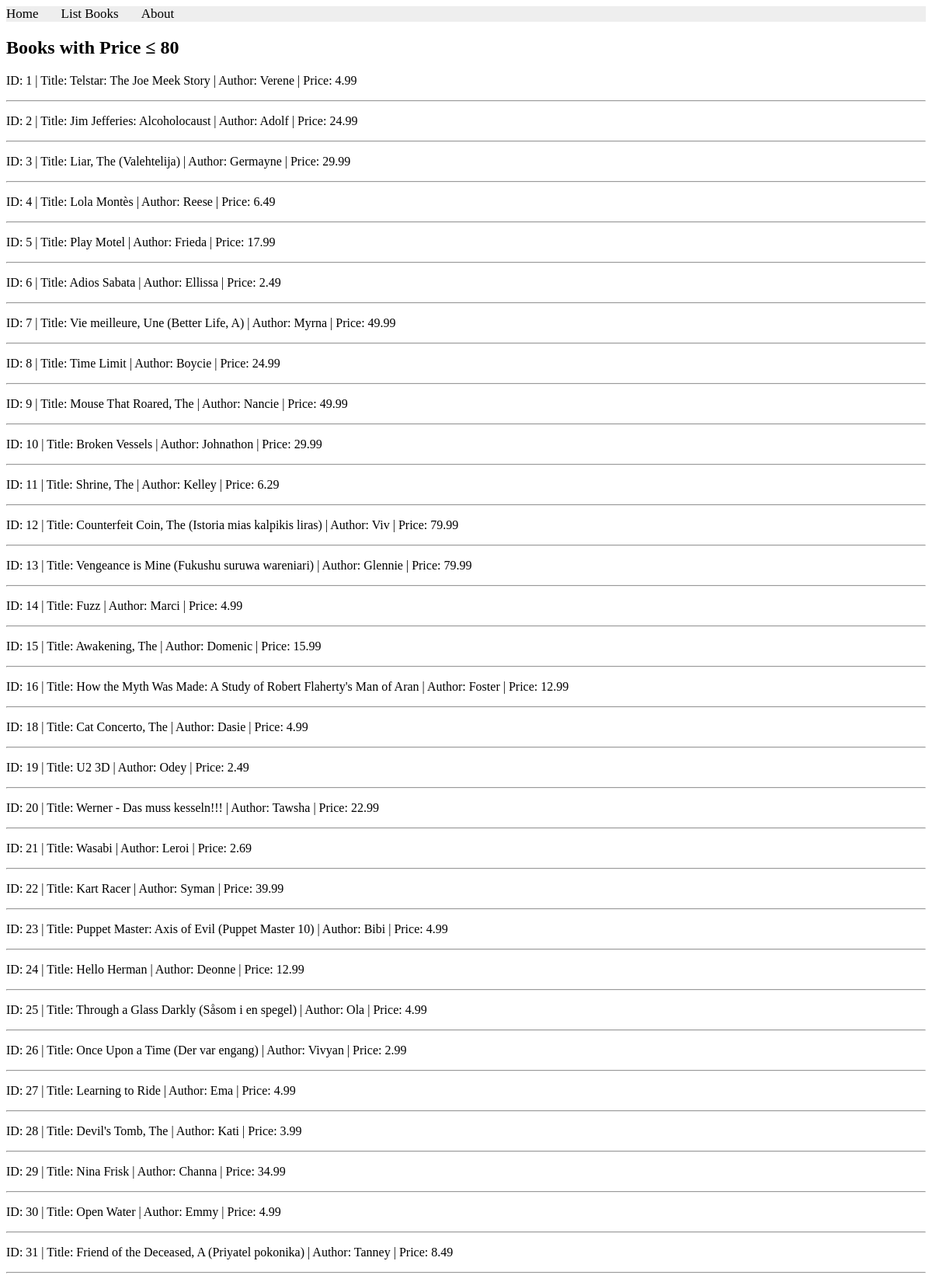
The app's page /books/lab8/task1/ (upper part) with its own data.
### apps/bookmodule/models.py (models this page shows)
class Book(models.Model):
    title = models.CharField(max_length = 50)
    author = models.CharField(max_length = 50)
    price = models.FloatField(default = 0.0)
    edition = models.SmallIntegerField(default = 1)

### apps/bookmodule/views.py (the view)
# urls.py: path('lab8/task1/', views.lab8_task1, name='books.lab8_task1'),
def lab8_task1(request):
    books = Book.objects.filter(Q(price__lte=80))
    return render(request, 'bookmodule/lab8_task1.html', {'books': books})

### apps/templates/bookmodule/lab8_task1.html (shortened to what this page needs)
{% extends "layouts/base.html" %}
{% block content %}
<h2>Books with Price ≤ 80</h2>
{% for book in books %}
    <p>ID: {{ book.id }} | Title: {{ book.title }} | Author: {{ book.author }} | Price: {{ book.price }}</p>
    <hr>
{% empty %}
    <p>No books found.</p>
{% endfor %}
{% endblock content %}

### records on screen
Book: id "1", title "Telstar: The Joe Meek Story", author "Verene", price "4.99"
Book: id "2", title "Jim Jefferies: Alcoholocaust", author "Adolf", price "24.99"
Book: id "3", title "Liar, The (Valehtelija)", author "Germayne", price "29.99"
Book: id "4", title "Lola Montès", author "Reese", price "6.49"
Book: id "5", title "Play Motel", author "Frieda", price "17.99"
Book: id "6", title "Adios Sabata", author "Ellissa", price "2.49"
Book: id "7", title "Vie meilleure, Une (Better Life, A)", author "Myrna", price "49.99"
Book: id "8", title "Time Limit", author "Boycie", price "24.99"
Book: id "9", title "Mouse That Roared, The", author "Nancie", price "49.99"
Book: id "10", title "Broken Vessels", author "Johnathon", price "29.99"
Book: id "11", title "Shrine, The", author "Kelley", price "6.29"
Book: id "12", title "Counterfeit Coin, The (Istoria mias kalpikis liras)", author "Viv", price "79.99"
Book: id "13", title "Vengeance is Mine (Fukushu suruwa wareniari)", author "Glennie", price "79.99"
Book: id "14", title "Fuzz", author "Marci", price "4.99"
Book: id "15", title "Awakening, The", author "Domenic", price "15.99"
Book: id "16", title "How the Myth Was Made: A Study of Robert Flaherty's Man of Aran", author "Foster", price "12.99"
Book: id "18", title "Cat Concerto, The", author "Dasie", price "4.99"
Book: id "19", title "U2 3D", author "Odey", price "2.49"
Book: id "20", title "Werner - Das muss kesseln!!!", author "Tawsha", price "22.99"
Book: id "21", title "Wasabi", author "Leroi", price "2.69"
Book: id "22", title "Kart Racer", author "Syman", price "39.99"
Book: id "23", title "Puppet Master: Axis of Evil (Puppet Master 10)", author "Bibi", price "4.99"
Book: id "24", title "Hello Herman", author "Deonne", price "12.99"
Book: id "25", title "Through a Glass Darkly (Såsom i en spegel)", author "Ola", price "4.99"
Book: id "26", title "Once Upon a Time (Der var engang)", author "Vivyan", price "2.99"
Book: id "27", title "Learning to Ride", author "Ema", price "4.99"
Book: id "28", title "Devil's Tomb, The", author "Kati", price "3.99"
Book: id "29", title "Nina Frisk", author "Channa", price "34.99"
Book: id "30", title "Open Water", author "Emmy", price "4.99"
Book: id "31", title "Friend of the Deceased, A (Priyatel pokonika)", author "Tanney", price "8.49"
